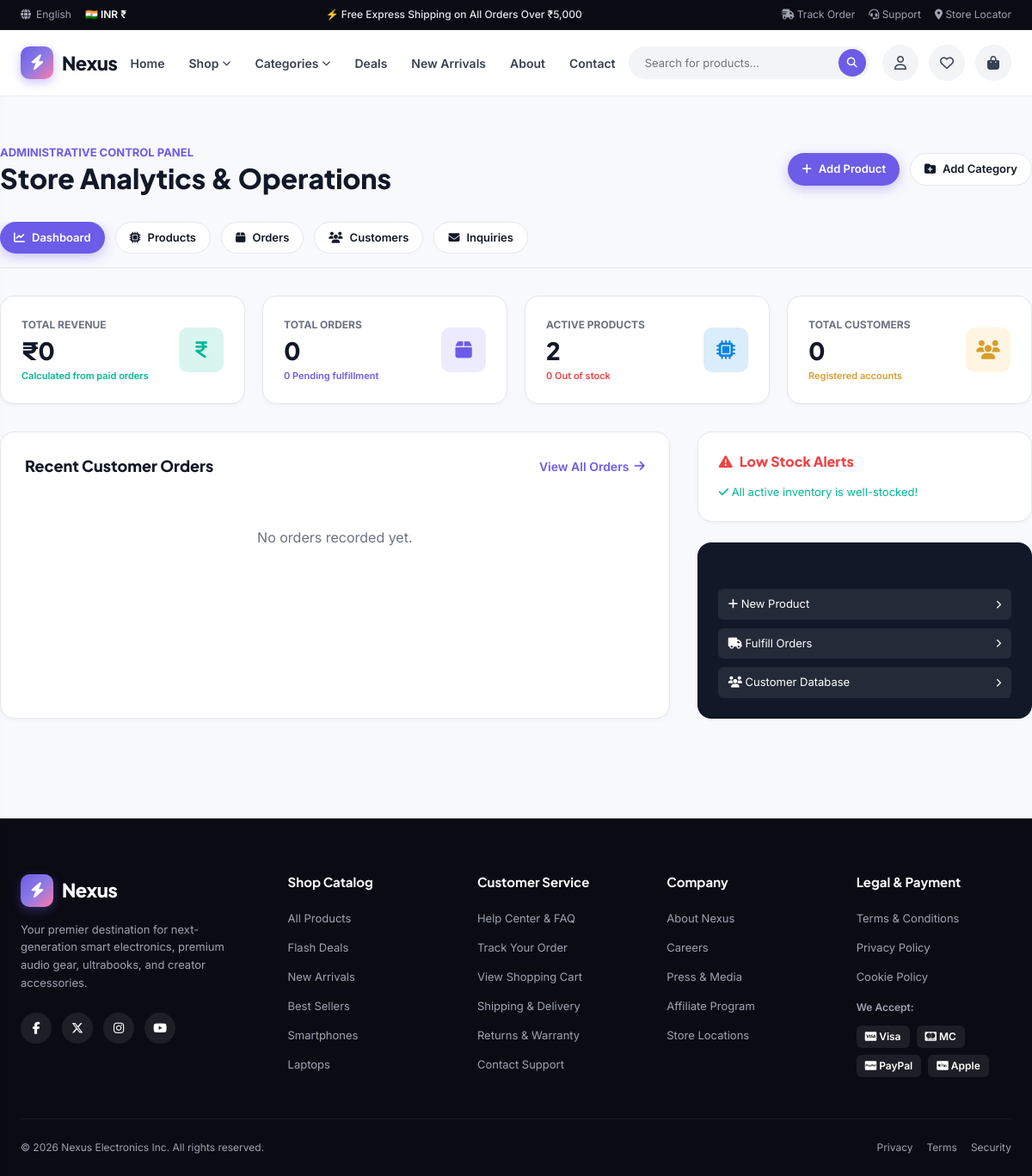
Before: /dashboard/ (signed in) with the older database file.
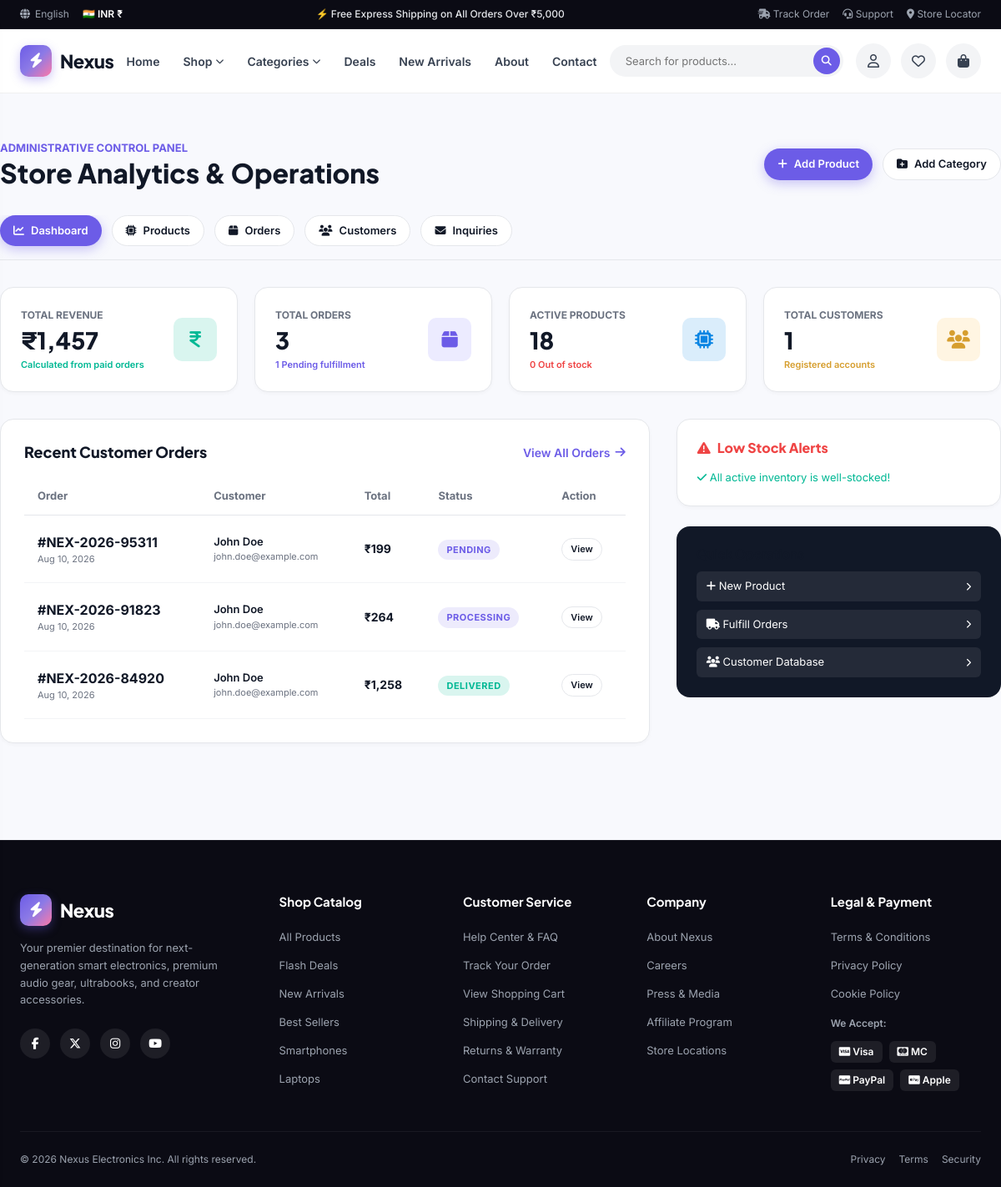
After: the same page with the newer database file.
### Customers/models.py (models this page shows, shortened)
class Order(models.Model):
    ORDER_STATUS_CHOICES = [
        ("Pending", "Pending"),
        ("Confirmed", "Confirmed"),
        ("Processing", "Processing"),
        ("Shipped", "Shipped"),
        ("Delivered", "Delivered"),
        ("Cancelled", "Cancelled"),
    ]
    PAYMENT_STATUS_CHOICES = [
        ("Pending", "Pending"),
        ("Paid", "Paid"),
        ("Failed", "Failed"),
    ]
    PAYMENT_METHOD_CHOICES = [
        ("Cash on Delivery", "Cash on Delivery"),
        ("Test Payment", "Test Payment"),
    ]
    user = models.ForeignKey(User, on_delete=models.SET_NULL, null=True, blank=True, related_name="orders")
    order_number = models.CharField(max_length=50, unique=True, db_index=True)
    first_name = models.CharField(max_length=100)
    last_name = models.CharField(max_length=100)
    email = models.EmailField()
    phone = models.CharField(max_length=25)
    address = models.TextField()
    city = models.CharField(max_length=100)
    state = models.CharField(max_length=100)
    postal_code = models.CharField(max_length=20)
    country = models.CharField(max_length=100, default="India")
    subtotal = models.DecimalField(max_digits=10, decimal_places=2, default=0.00)
    shipping_fee = models.DecimalField(max_digits=10, decimal_places=2, default=0.00)
    discount_amount = models.DecimalField(max_digits=10, decimal_places=2, default=0.00)
    total_amount = models.DecimalField(max_digits=10, decimal_places=2, default=0.00)
    payment_method = models.CharField(max_length=50, choices=PAYMENT_METHOD_CHOICES, default="Cash on Delivery")
    payment_status = models.CharField(max_length=50, choices=PAYMENT_STATUS_CHOICES, default="Pending")
    order_status = models.CharField(max_length=50, choices=ORDER_STATUS_CHOICES, default="Pending")
    order_notes = models.TextField(blank=True, default="")
    created_at = models.DateTimeField(auto_now_add=True)
    updated_at = models.DateTimeField(auto_now=True)
    class Meta:
        ordering = ["-created_at"]
        verbose_name = "Order"
        verbose_name_plural = "Orders"
    @property
    def full_name(self):
        return f"{self.first_name} {self.last_name}".strip()

### Customers/views.py (the view)
# urls.py: path("dashboard/", views.admin_dashboard, name="dashboard"),
@user_passes_test(is_staff_check, login_url='login')
def admin_dashboard(request):
    products = Product.objects.all()
    orders = Order.objects.all()
    customers = User.objects.filter(is_staff=False)
    total_products = products.count()
    total_customers = customers.count()
    total_orders = orders.count()
    total_sales = orders.filter(payment_status="Paid").aggregate(Sum('total_amount'))['total_amount__sum'] or Decimal("0.00")
    pending_orders = orders.filter(order_status="Pending").count()
    delivered_orders = orders.filter(order_status="Delivered").count()
    out_of_stock = products.filter(stock__lte=0).count()
    low_stock_products = products.filter(stock__gt=0, stock__lte=5)[:5]
    recent_orders = orders.order_by('-created_at')[:8]
    recent_messages = ContactMessage.objects.filter(is_read=False)[:5]
    context = {
        'total_products': total_products,
        'total_customers': total_customers,
        'total_orders': total_orders,
        'total_sales': total_sales,
        'pending_orders': pending_orders,
        'delivered_orders': delivered_orders,
        'out_of_stock': out_of_stock,
        'low_stock_products': low_stock_products,
        'recent_orders': recent_orders,
        'recent_messages': recent_messages,
    }
    return render(request, 'dashboard.html', context)

### templates/dashboard.html (shortened to what this page needs)
{% extends 'base.html' %}
{% load static %}
{% load custom_filters %}
{% block content %}
<div class="container section-spacer">
  <div style="display: flex; justify-content: space-between; align-items: center; margin-bottom: 32px; flex-wrap: wrap; gap: 16px;">
    <div>
      <div style="font-size: 13px; color: var(--primary); font-weight: 700; text-transform: uppercase;">ADMINISTRATIVE CONTROL PANEL</div>
      <h1 style="font-size: 32px; font-weight: 800;">Store Analytics & Operations</h1>
    </div>
    <div style="display: flex; gap: 12px; flex-wrap: wrap;">
      <a href="{% url 'admin_product_add' %}" class="btn btn-primary btn-sm">
        <i class="fa-solid fa-plus"></i> Add Product
      </a>
      <a href="{% url 'admin_category_add' %}" class="btn btn-outline btn-sm">
        <i class="fa-solid fa-folder-plus"></i> Add Category
      </a>
    </div>
  </div>
  <div style="display: flex; gap: 12px; border-bottom: 1px solid var(--border-color); padding-bottom: 16px; margin-bottom: 32px; overflow-x: auto;">
    <a href="{% url 'dashboard' %}" class="btn btn-primary btn-sm">
      <i class="fa-solid fa-chart-line"></i> Dashboard
    </a>
    <a href="{% url 'admin_products' %}" class="btn btn-outline btn-sm">
      <i class="fa-solid fa-microchip"></i> Products
    </a>
    <a href="{% url 'admin_orders' %}" class="btn btn-outline btn-sm">
      <i class="fa-solid fa-box"></i> Orders
    </a>
    <a href="{% url 'admin_customers' %}" class="btn btn-outline btn-sm">
      <i class="fa-solid fa-users"></i> Customers
    </a>
    <a href="{% url 'admin_messages' %}" class="btn btn-outline btn-sm">
      <i class="fa-solid fa-envelope"></i> Inquiries
    </a>
  </div>
  <div class="stat-cards-grid">
    <div class="admin-stat-card">
      <div>
        <div style="font-size: 12px; font-weight: 700; color: var(--text-muted); text-transform: uppercase;">TOTAL REVENUE</div>
        <h3>{{ total_sales|inr }}</h3>
        <div style="font-size: 11px; color: #00B894; font-weight: 600; margin-top: 4px;">Calculated from paid orders</div>
      </div>
      <div class="admin-stat-icon" style="background: rgba(0, 184, 148, 0.15); color: #00B894;">
        <i class="fa-solid fa-indian-rupee-sign"></i>
      </div>
    </div>
    <div class="admin-stat-card">
      <div>
        <div style="font-size: 12px; font-weight: 700; color: var(--text-muted); text-transform: uppercase;">TOTAL ORDERS</div>
        <h3>{{ total_orders }}</h3>
        <div style="font-size: 11px; color: var(--primary); font-weight: 600; margin-top: 4px;">{{ pending_orders }} Pending fulfillment</div>
      </div>
      <div class="admin-stat-icon" style="background: var(--primary-light); color: var(--primary);">
        <i class="fa-solid fa-box"></i>
      </div>
    </div>
    <div class="admin-stat-card">
      <div>
        <div style="font-size: 12px; font-weight: 700; color: var(--text-muted); text-transform: uppercase;">ACTIVE PRODUCTS</div>
        <h3>{{ total_products }}</h3>
        <div style="font-size: 11px; color: #EF4444; font-weight: 600; margin-top: 4px;">{{ out_of_stock }} Out of stock</div>
      </div>
      <div class="admin-stat-icon" style="background: rgba(9, 132, 227, 0.15); color: #0984E3;">
        <i class="fa-solid fa-microchip"></i>
      </div>
    </div>
    <div class="admin-stat-card">
      <div>
        <div style="font-size: 12px; font-weight: 700; color: var(--text-muted); text-transform: uppercase;">TOTAL CUSTOMERS</div>
        <h3>{{ total_customers }}</h3>
        <div style="font-size: 11px; color: #D69E2E; font-weight: 600; margin-top: 4px;">Registered accounts</div>
      </div>
      <div class="admin-stat-icon" style="background: rgba(253, 203, 110, 0.2); color: #D69E2E;">
        <i class="fa-solid fa-users"></i>
      </div>
    </div>
  </div>
  <div style="display: grid; grid-template-columns: 2fr 1fr; gap: 32px; margin-top: 32px;">
    <div style="background: #FFFFFF; border: 1px solid var(--border-color); border-radius: var(--radius-md); padding: 28px; box-shadow: var(--shadow-sm);">
      <div style="display: flex; justify-content: space-between; align-items: center; margin-bottom: 20px;">
        <h3 style="font-size: 18px; font-weight: 800;">Recent Customer Orders</h3>
        <a href="{% url 'admin_orders' %}" class="view-all-link">View All Orders <i class="fa-solid fa-arrow-right"></i></a>
      </div>
      {% if recent_orders %}
        <table class="cart-table">
          <thead>
            <tr>
              <th>Order</th>
              <th>Customer</th>
              <th>Total</th>
              <th>Status</th>
              <th>Action</th>
            </tr>
          </thead>
          <tbody>
            {% for o in recent_orders %}
              <tr>
                <td>
                  <strong>#{{ o.order_number }}</strong>
                  <div style="font-size: 11px; color: var(--text-muted);">{{ o.created_at|date:"M d, Y" }}</div>
                </td>
                <td>
                  <div style="font-weight: 600; font-size: 13px;">{{ o.full_name }}</div>
                  <div style="font-size: 11px; color: var(--text-muted);">{{ o.email }}</div>
                </td>
                <td style="font-weight: 700; font-size: 14px;">{{ o.total_amount|inr }}</td>
                <td>
                  <span class="badge {% if o.order_status == 'Delivered' %}badge-green{% elif o.order_status == 'Cancelled' %}badge-discount{% else %}badge-purple{% endif %}">
                    {{ o.order_status }}
                  </span>
                </td>
                <td>
                  <a href="{% url 'order_detail' order_number=o.order_number %}" class="btn btn-outline btn-sm" style="padding: 4px 10px; font-size: 11px;">
                    View
                  </a>
                </td>
              </tr>
            {% endfor %}
          </tbody>
        </table>
      {% else %}
        <div style="text-align: center; padding: 40px; color: var(--text-muted);">No orders recorded yet.</div>
      {% endif %}
    </div>
    <div style="display: flex; flex-direction: column; gap: 24px;">
      <div style="background: #FFFFFF; border: 1px solid var(--border-color); border-radius: var(--radius-md); padding: 24px; box-shadow: var(--shadow-sm);">
        <h4 style="font-size: 16px; font-weight: 800; margin-bottom: 16px; color: #EF4444; display: flex; align-items: center; gap: 8px;">
          <i class="fa-solid fa-triangle-exclamation"></i> Low Stock Alerts
        </h4>
        {% if low_stock_products %}
          <div style="display: flex; flex-direction: column; gap: 12px;">
            {% for lp in low_stock_products %}
              <div style="display: flex; justify-content: space-between; align-items: center; padding-bottom: 8px; border-bottom: 1px solid var(--border-light);">
                <div>
                  <div style="font-size: 13px; font-weight: 700;">{{ lp.name }}</div>
                  <div style="font-size: 11px; color: var(--text-muted);">{{ lp.current_price|inr }}</div>
                </div>
                <span class="badge badge-discount">{{ lp.stock }} left</span>
              </div>
            {% endfor %}
          </div>
        {% else %}
          <div style="font-size: 13px; color: #00B894;"><i class="fa-solid fa-check"></i> All active inventory is well-stocked!</div>
        {% endif %}
      </div>
      <div style="background: #111827; color: #FFFFFF; border-radius: var(--radius-md); padding: 24px;">
        <h4 style="font-size: 15px; font-weight: 700; margin-bottom: 12px;">Quick Operations</h4>
        <div style="display: flex; flex-direction: column; gap: 10px;">
          <a href="{% url 'admin_product_add' %}" style="display: flex; align-items: center; justify-content: space-between; padding: 8px 12px; background: rgba(255, 255, 255, 0.08); border-radius: var(--radius-xs); color: #FFFFFF; font-size: 13px;">
            <span><i class="fa-solid fa-plus"></i> New Product</span>
            <i class="fa-solid fa-chevron-right" style="font-size: 10px;"></i>
          </a>
          <a href="{% url 'admin_orders' %}" style="display: flex; align-items: center; justify-content: space-between; padding: 8px 12px; background: rgba(255, 255, 255, 0.08); border-radius: var(--radius-xs); color: #FFFFFF; font-size: 13px;">
            <span><i class="fa-solid fa-truck"></i> Fulfill Orders</span>
            <i class="fa-solid fa-chevron-right" style="font-size: 10px;"></i>
          </a>
          <a href="{% url 'admin_customers' %}" style="display: flex; align-items: center; justify-content: space-between; padding: 8px 12px; background: rgba(255, 255, 255, 0.08); border-radius: var(--radius-xs); color: #FFFFFF; font-size: 13px;">
            <span><i class="fa-solid fa-users"></i> Customer Database</span>
            <i class="fa-solid fa-chevron-right" style="font-size: 10px;"></i>
          </a>
        </div>
      </div>
    </div>
  </div>
</div>
{% endblock %}

Changed rows visible on the page:
added Order: order_number "NEX-2026-95311", created_at "Aug 10, 2026", full_name "John Doe", email "john.doe@example.com", total_amount|inr "₹199", order_status "PENDING"
added Order: order_number "NEX-2026-91823", created_at "Aug 10, 2026", full_name "John Doe", email "john.doe@example.com", total_amount|inr "₹264", order_status "PROCESSING"
added Order: order_number "NEX-2026-84920", created_at "Aug 10, 2026", full_name "John Doe", email "john.doe@example.com", total_amount|inr "₹1,258", order_status "DELIVERED"
Other visible differences:
{{ total_sales|inr }}: "₹0" → "₹1,457"
{{ total_orders }}: "0" → "3"
{{ pending_orders }}: "0" → "1"
{{ total_products }}: "2" → "18"
{{ total_customers }}: "0" → "1"
text no longer shown: "No orders recorded yet."
text now shown: "Order Customer Total Status Action"
